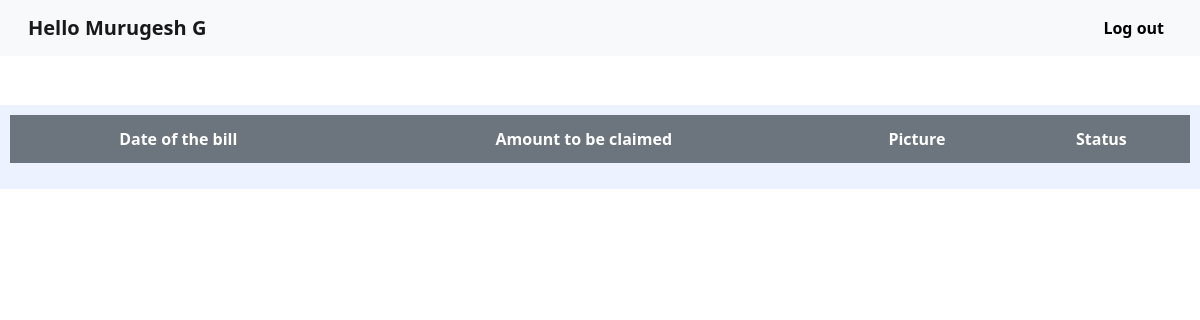
The app's page /manager (signed in), older data.
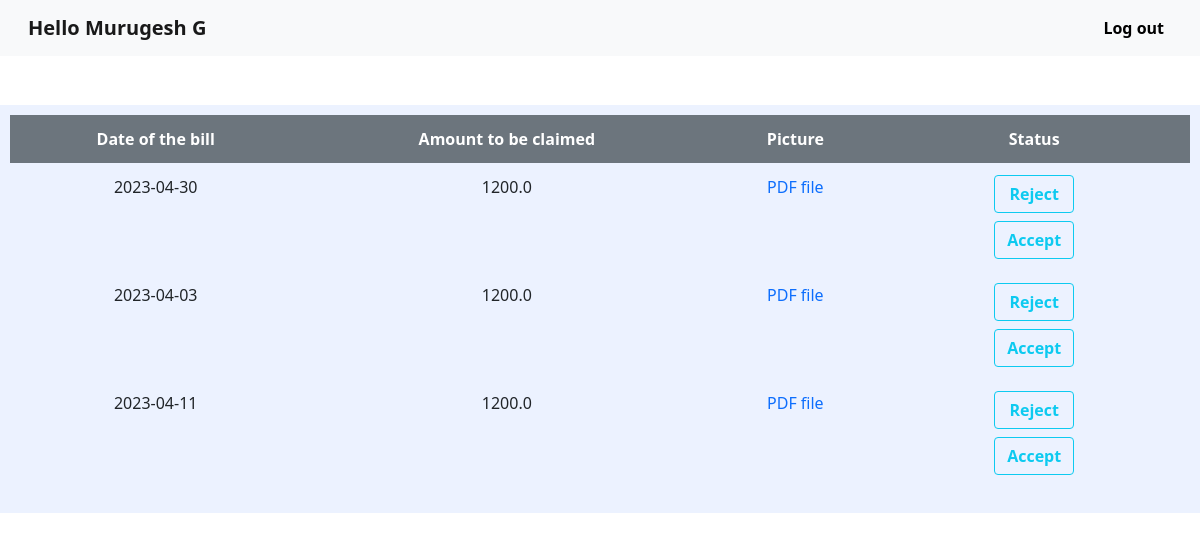
The same page, newer data.
### project/models.py (models this page shows, shortened)
class Expense(db.Model):
    claimid = db.Column(db.String(20),primary_key = True,nullable = False)
    empid = db.Column(db.String(20), nullable=False)
    date = db.Column(db.Date, nullable=False)
    amount = db.Column(db.Float, nullable=False)
    image_file = db.Column(db.String(20), nullable=False)
    managerid = db.Column(db.String(20), nullable=False)
    status = db.Column(db.String(20), nullable=False, default='pending')

### project/manager/routes.py (the view, shortened to what this page needs)
@managers.route("/manager",methods = ['GET','POST'])
def manager():
    if 'managerid' not in session:
        return redirect(url_for('managers.manager_login'))
    expenses = Expense.query.filter_by(managerid=session['managerid'], status='pending').all()
    manager_list = [[str(expense.date),expense.amount,url_for('static', filename='bills/' + expense.image_file),expense.claimid] for expense in expenses]
    form = StatusForm()
    return render_template('manager.html', manager_list=manager_list,form = form)

### project/manager/forms.py
class StatusForm(FlaskForm):
    rejected = SubmitField('Reject')
    accepted = SubmitField('Accept')

### project/templates/manager.html (shortened to what this page needs)
{% extends 'index.html' %}
{% block content%}
<nav class="navbar navbar-expand-lg navbar-light bg-light blue">
  <div class="container-fluid">
    <a class="navbar-brand" href="#">Hello {{session['name']}}</a>
    <div class="collapse navbar-collapse justify-content-end" id="navbarNav">
      <ul class="navbar-nav">
        <li class="nav-item">
          <a href="{{url_for('managers.logout')}}" class="nav-link a1" style="color: black;">Log out</a>
        </li>
      </ul>
    </div>
  </div>
</nav>
  <div class="row">
    <div class="col-md-8 mx-auto text-center">
    </div>
  </div>
  <div class="container-fluid mt-5 mx-auto">
    <div class="row">
      <div class="col-sm-12 col-md-12 col-lg-12 text-center" style="background-color: #ECF2FF; padding: 10px;">
        <table>
          <thead>
            <tr>
              <th>Date of the bill</th>
              <th>Amount to be claimed</th>
              <th>Picture</th>
              <th>Status</th>
            </tr>
          </thead>
          <tbody>
            {% for expense in manager_list %}
            <tr>
              <td data-label="Date of the bill">{{ expense[0] }}</td>
              <td data-label="Amount to be claimed">{{ expense[1] }}</td>
              <td data-label="Picture/Files">
                {% if expense[2].endswith('.pdf') %}
                  <a href="{{ expense[2] }}" target="_blank" style="text-decoration:none;">PDF file</a>
                {% else %}
                  <a href="{{ expense[2] }}" target="_blank">
                    <img src="{{ expense[2] }}" width="100" height="100">
                  </a>
                {% endif %}
              </td>
            <td data-label="Status">
              <div class="container text-center">
                <form method="POST">
                  <div>
                    {{ form.rejected(class="btn btn-outline-info btn-block mb-2 font-weight-bold") }}
                  </div>
                  <div>
                    {{ form.accepted(class="btn btn-outline-info btn-block font-weight-bold") }}
                  </div>
                </form>
              </div>
            </td>
            </tr>
            {% endfor %}
          </tbody>
        </table>
      </div>
    </div>
  </div>
{% endblock %}

### project/templates/index.html (shortened to what this page needs)
<!DOCTYPE html>
<html lang="en">
<head>
    <link rel="stylesheet" href="https://maxcdn.bootstrapcdn.com/bootstrap/4.0.0/css/bootstrap.min.css"
>
    <link rel="stylesheet" type="text/css" href="{{ url_for('static', filename='main.css') }}">
    <link rel="stylesheet" href="https://cdn.jsdelivr.net/npm/bootstrap@5.1.3/dist/css/bootstrap.min.css">
</head>
<body>
    {% block content %}{% endblock %}
</body>
</html>

### project/static/main.css (style rules this page uses)
.container { align-items: center; font-weight: bold; color: black; justify-content: center; }
.nav-link { color: black !important; }
.navbar { display: flex; justify-content: space-between; align-items: center; width : 100%; }
.container { display: flex; justify-content: center; align-items: center; }
.navbar { background-color: lightblue; font-weight: bold; }
.navbar-nav { align-items: center; justify-content: flex-end; color: black; font-weight: bold; }
.nav-link { color: black; }
table { width: 100%; max-width: 100%; margin-bottom: 1rem; background-color: transparent; }
th, td { padding: .75rem; vertical-align: top; border-top: 1px solid #dee2e6; text-align: center; }
th { background-color: #6c757d; color: #fff; }

Row changes from the older to the newer data that the page shows:
added Expense: date "2023-04-30", amount "1200.0"
added Expense: date "2023-04-03", amount "1200.0"
added Expense: date "2023-04-11", amount "1200.0"
